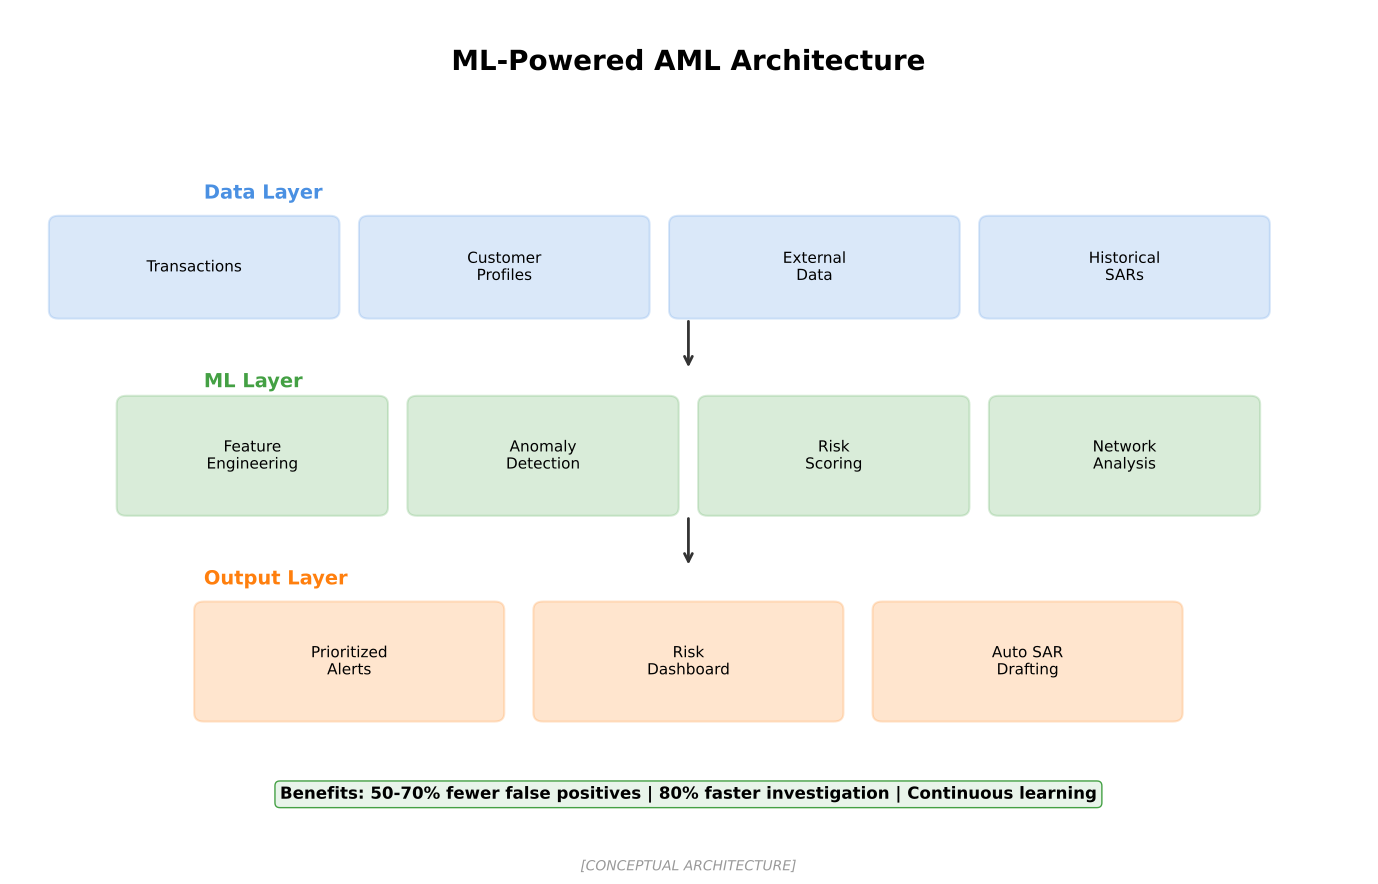

The script that saved this image:
"""
ML AML Architecture
Shows machine learning approach to AML

Output: ml_aml_architecture.pdf
Module: module_01_fintech
Lesson: 10 - RegTech
"""

from pathlib import Path
import matplotlib.pyplot as plt
import matplotlib.patches as mpatches
import numpy as np

CHART_METADATA = {
    'title': 'ML AML Architecture',
    'module': 'module_01_fintech',
    'lesson': 10,
    'url': 'https://github.com/Digital-AI-Finance/digital-finance/tree/main/module_01_fintech/figures/ml_aml_architecture'
}

plt.rcParams.update({
    'font.size': 14,
    'axes.labelsize': 14,
})

def create_chart():
    """Create ML AML architecture diagram"""
    fig, ax = plt.subplots(figsize=(14, 9))
    ax.set_xlim(0, 14)
    ax.set_ylim(0, 10)
    ax.axis('off')

    # Title
    ax.text(7, 9.3, 'ML-Powered AML Architecture', fontsize=20, fontweight='bold', ha='center')

    # Data layer
    ax.text(2, 7.8, 'Data Layer', fontsize=14, fontweight='bold', color='#4A90E2')
    data_sources = ['Transactions', 'Customer\nProfiles', 'External\nData', 'Historical\nSARs']
    for i, src in enumerate(data_sources):
        box = mpatches.FancyBboxPatch((0.5+i*3.2, 6.5), 2.8, 1,
                                       boxstyle='round,pad=0.1',
                                       facecolor='#4A90E2', alpha=0.2,
                                       edgecolor='#4A90E2', lw=1.5)
        ax.add_patch(box)
        ax.text(1.9+i*3.2, 7, src, ha='center', va='center', fontsize=11)

    # Arrow to ML layer
    ax.annotate('', xy=(7, 5.8), xytext=(7, 6.4),
               arrowprops=dict(arrowstyle='->', color='#333333', lw=2))

    # ML Layer
    ax.text(2, 5.6, 'ML Layer', fontsize=14, fontweight='bold', color='#44A044')
    ml_components = [
        {'name': 'Feature\nEngineering', 'x': 2.5},
        {'name': 'Anomaly\nDetection', 'x': 5.5},
        {'name': 'Risk\nScoring', 'x': 8.5},
        {'name': 'Network\nAnalysis', 'x': 11.5},
    ]
    for comp in ml_components:
        box = mpatches.FancyBboxPatch((comp['x']-1.3, 4.2), 2.6, 1.2,
                                       boxstyle='round,pad=0.1',
                                       facecolor='#44A044', alpha=0.2,
                                       edgecolor='#44A044', lw=1.5)
        ax.add_patch(box)
        ax.text(comp['x'], 4.8, comp['name'], ha='center', va='center', fontsize=11)

    # Arrow to output
    ax.annotate('', xy=(7, 3.5), xytext=(7, 4.1),
               arrowprops=dict(arrowstyle='->', color='#333333', lw=2))

    # Output layer
    ax.text(2, 3.3, 'Output Layer', fontsize=14, fontweight='bold', color='#FF7F0E')
    outputs = [
        {'name': 'Prioritized\nAlerts', 'x': 3.5},
        {'name': 'Risk\nDashboard', 'x': 7},
        {'name': 'Auto SAR\nDrafting', 'x': 10.5},
    ]
    for out in outputs:
        box = mpatches.FancyBboxPatch((out['x']-1.5, 1.8), 3, 1.2,
                                       boxstyle='round,pad=0.1',
                                       facecolor='#FF7F0E', alpha=0.2,
                                       edgecolor='#FF7F0E', lw=1.5)
        ax.add_patch(box)
        ax.text(out['x'], 2.4, out['name'], ha='center', va='center', fontsize=11)

    # Benefits
    benefits = "Benefits: 50-70% fewer false positives | 80% faster investigation | Continuous learning"
    ax.text(7, 0.8, benefits, ha='center', fontsize=12, fontweight='bold',
           bbox=dict(boxstyle='round', facecolor='#E8F4EA', edgecolor='#44A044'))

    # Source
    fig.text(0.5, 0.02, '[CONCEPTUAL ARCHITECTURE]',
            fontsize=10, ha='center', style='italic', color='#999999')

    plt.tight_layout()

    output_path = Path(__file__).parent / 'ml_aml_architecture.pdf'
    plt.savefig(output_path, format='pdf', dpi=300, bbox_inches='tight')
    plt.close()
    print(f"Chart saved to: {output_path}")
    return output_path

if __name__ == '__main__':
    create_chart()
